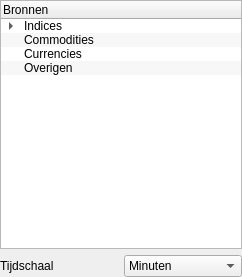
<?xml version="1.0" encoding="UTF-8"?>
<ui version="4.0">
 <class>SourcePickerUI</class>
 <widget class="QWidget" name="SourcePickerUI">
  <property name="geometry">
   <rect>
    <x>0</x>
    <y>0</y>
    <width>242</width>
    <height>277</height>
   </rect>
  </property>
  <property name="windowTitle">
   <string>Form</string>
  </property>
  <layout class="QGridLayout" name="gridLayout">
   <property name="margin">
    <number>0</number>
   </property>
   <item row="0" column="0">
    <widget class="QTreeWidget" name="treeWidget">
     <property name="alternatingRowColors">
      <bool>true</bool>
     </property>
     <property name="animated">
      <bool>true</bool>
     </property>
     <column>
      <property name="text">
       <string>Bronnen</string>
      </property>
     </column>
     <item>
      <property name="text">
       <string>Indices</string>
      </property>
      <property name="flags">
       <set>ItemIsEnabled</set>
      </property>
      <item>
       <property name="text">
        <string>AEX</string>
       </property>
      </item>
     </item>
     <item>
      <property name="text">
       <string>Commodities</string>
      </property>
      <property name="flags">
       <set>ItemIsEnabled</set>
      </property>
     </item>
     <item>
      <property name="text">
       <string>Currencies</string>
      </property>
      <property name="flags">
       <set>ItemIsEnabled</set>
      </property>
     </item>
     <item>
      <property name="text">
       <string>Overigen</string>
      </property>
      <property name="flags">
       <set>ItemIsEnabled</set>
      </property>
     </item>
    </widget>
   </item>
   <item row="1" column="0">
    <layout class="QHBoxLayout" name="horizontalLayout">
     <item>
      <widget class="QLabel" name="label">
       <property name="text">
        <string>Tijdschaal</string>
       </property>
      </widget>
     </item>
     <item>
      <widget class="QComboBox" name="comboBox">
       <item>
        <property name="text">
         <string>Minuten</string>
        </property>
       </item>
       <item>
        <property name="text">
         <string>Uren</string>
        </property>
       </item>
       <item>
        <property name="text">
         <string>Dagen</string>
        </property>
       </item>
       <item>
        <property name="text">
         <string>Weken</string>
        </property>
       </item>
       <item>
        <property name="text">
         <string>Maanden</string>
        </property>
       </item>
      </widget>
     </item>
    </layout>
   </item>
  </layout>
 </widget>
 <resources/>
 <connections/>
</ui>
